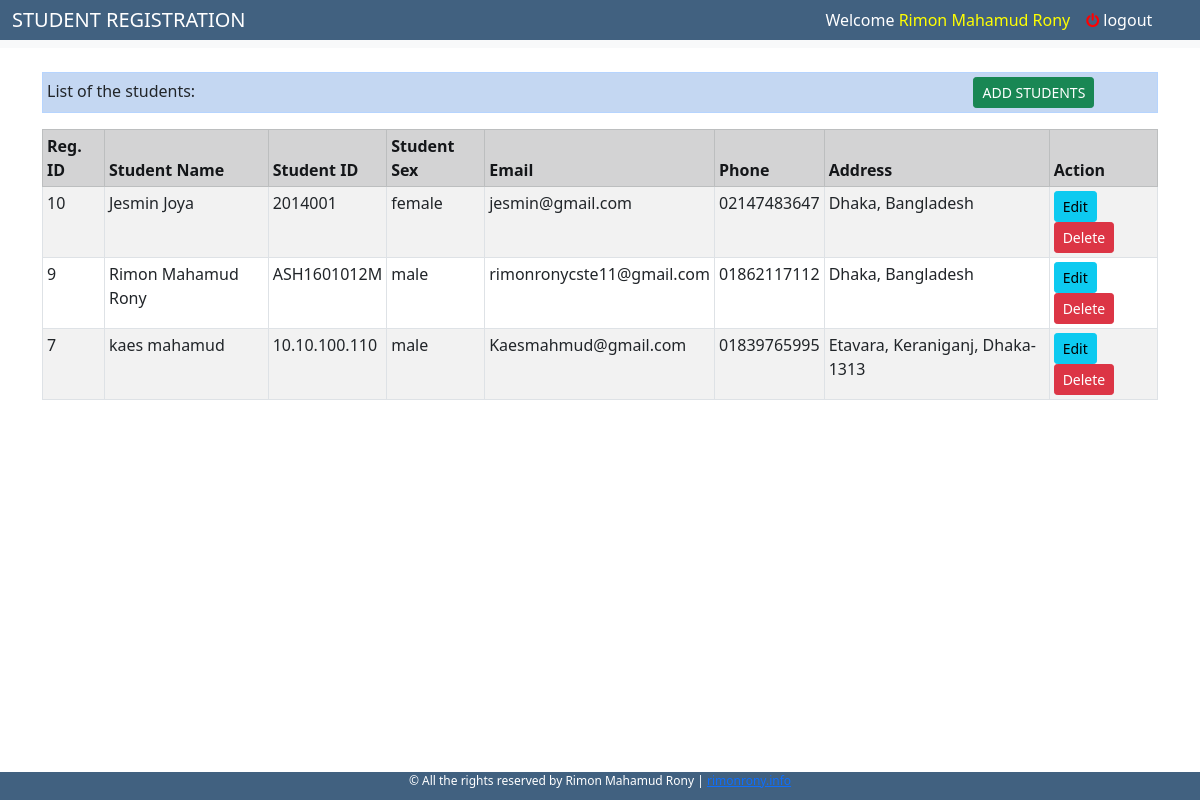
Screenshot of /list.php (signed in) with the database file from the repository.
### tables this page shows
CREATE TABLE `students` (
  `id` int(11) NOT NULL,
  `s_name` varchar(255) NOT NULL,
  `s_id` varchar(255) NOT NULL,
  `s_sex` varchar(255) NOT NULL,
  `s_email` varchar(255) NOT NULL,
  `s_phone` int(15) NOT NULL,
  `address` varchar(255) NOT NULL
);

### list.php (the view, shortened to what this page needs)
<?php include ('db.php'); ?>
<?php include ('head.php'); ?>
<div class="container">
    <br>
    <table class="table table-striped table-sm alert alert-primary">
        <tr>
            <td>
            List of the students:
            <button type="button" class="btn btn-sm btn-success" style="margin-left:70%;"><a href="home.php" style="text-decoration: none;" ><span style="color:white;">ADD STUDENTS</span></a></button>
            </td>
        </tr>
    </table>
    <table class="table table-striped table-sm table-bordered">
      <thead class="thead-dark">
        <tr class="alert alert-dark">
          <th scope="col">Reg. ID</th>
          <th scope="col">Student Name</th>
          <th scope="col">Student ID</th>
          <th scope="col">Student Sex</th>
          <th scope="col">Email</th>
          <th scope="col">Phone</th>
          <th scope="col">Address</th>
          <th scope="col">Action</th>
        </tr>
      </thead>
      <?php
        $sql="SELECT * FROM `students` ORDER BY id Desc";
        $result=mysqli_query($conn,$sql);
      ?>
      <tbody>
        <?php while ($row= mysqli_fetch_assoc($result)) { ?>
        <tr>
          <td><?php echo $row['id']; ?></td>
          <td><?php echo $row['s_name']; ?></td>
          <td><?php echo $row['s_id']; ?></td>
          <td><?php echo $row['s_sex']; ?></td>
          <td><?php echo $row['s_email']; ?></td>
          <td><?php echo '0'.$row['s_phone']; ?></td>
          <td><?php echo $row['address']; ?></td>
          <td>
                    <a href="edit.php?id=<?php echo $row['id']; ?>"><button type="button" class="btn btn-sm btn-info"> Edit</button></a>
                    <a href="delete.php?id=<?php echo $row['id']; ?>"><button type="button" class="btn btn-sm btn-danger">
                    Delete
                    </button></a>
            </td>
        </tr>
        <?php } ?>
      </tbody>
    </table>
</div>
<?php include('footer.php'); ?>

### rows the page displays
students: id "10", s_name "Jesmin Joya", s "2014001", s_sex "female", s_email "jesmin@gmail.com", s_phone "2147483647", address "Dhaka, Bangladesh"
students: id "9", s_name "Rimon Mahamud Rony", s "ASH1601012M", s_sex "male", s_email "rimonronycste11@gmail.com", s_phone "1862117112", address "Dhaka, Bangladesh"
students: id "7", s_name "kaes mahamud", s "10.10.100.110", s_sex "male", s_email "Kaesmahmud@gmail.com", s_phone "1839765995", address "Etavara, Keraniganj, Dhaka-1313"

### other values shown
$message "Welcome"
$username "Rimon Mahamud Rony"
$log "logout"
